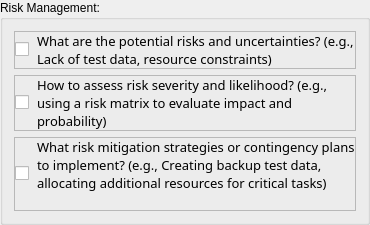
                      <widget class="QGroupBox" name="groupBox_6">
                       <property name="title">
                        <string>Risk Management:</string>
                       </property>
                       <layout class="QVBoxLayout" name="verticalLayout_14">
                        <item>
                         <widget class="QFrame" name="frame_13">
                          <property name="frameShape">
                           <enum>QFrame::StyledPanel</enum>
                          </property>
                          <property name="frameShadow">
                           <enum>QFrame::Raised</enum>
                          </property>
                          <layout class="QHBoxLayout" name="horizontalLayout_18">
                           <property name="spacing">
                            <number>8</number>
                           </property>
                           <property name="leftMargin">
                            <number>0</number>
                           </property>
                           <property name="topMargin">
                            <number>0</number>
                           </property>
                           <property name="rightMargin">
                            <number>0</number>
                           </property>
                           <property name="bottomMargin">
                            <number>0</number>
                           </property>
                           <item>
                            <widget class="QCheckBox" name="c19">
                             <property name="sizePolicy">
                              <sizepolicy hsizetype="Fixed" vsizetype="Fixed">
                               <horstretch>0</horstretch>
                               <verstretch>0</verstretch>
                              </sizepolicy>
                             </property>
                             <property name="text">
                              <string/>
                             </property>
                            </widget>
                           </item>
                           <item>
                            <widget class="QLabel" name="label_17">
                             <property name="font">
                              <font>
                               <family>Cascadia Mono</family>
                               <pointsize>10</pointsize>
                               <weight>50</weight>
                               <italic>false</italic>
                               <bold>false</bold>
                              </font>
                             </property>
                             <property name="text">
                              <string>What are the potential risks and uncertainties? (e.g., Lack of test data, resource constraints)</string>
                             </property>
                             <property name="wordWrap">
                              <bool>true</bool>
                             </property>
                            </widget>
                           </item>
                          </layout>
                         </widget>
                        </item>
                        <item>
                         <widget class="QFrame" name="frame_14">
                          <property name="frameShape">
                           <enum>QFrame::StyledPanel</enum>
                          </property>
                          <property name="frameShadow">
                           <enum>QFrame::Raised</enum>
                          </property>
                          <layout class="QHBoxLayout" name="horizontalLayout_19">
                           <property name="spacing">
                            <number>8</number>
                           </property>
                           <property name="leftMargin">
                            <number>0</number>
                           </property>
                           <property name="topMargin">
                            <number>0</number>
                           </property>
                           <property name="rightMargin">
                            <number>0</number>
                           </property>
                           <property name="bottomMargin">
                            <number>0</number>
                           </property>
                           <item>
                            <widget class="QCheckBox" name="c20">
                             <property name="sizePolicy">
                              <sizepolicy hsizetype="Fixed" vsizetype="Fixed">
                               <horstretch>0</horstretch>
                               <verstretch>0</verstretch>
                              </sizepolicy>
                             </property>
                             <property name="text">
                              <string/>
                             </property>
                            </widget>
                           </item>
                           <item>
                            <widget class="QLabel" name="label_18">
                             <property name="font">
                              <font>
                               <family>Cascadia Mono</family>
                               <pointsize>10</pointsize>
                               <weight>50</weight>
                               <italic>false</italic>
                               <bold>false</bold>
                              </font>
                             </property>
                             <property name="text">
                              <string>How to assess risk severity and likelihood? (e.g., using a risk matrix to evaluate impact and probability)</string>
                             </property>
                             <property name="wordWrap">
                              <bool>true</bool>
                             </property>
                            </widget>
                           </item>
                          </layout>
                         </widget>
                        </item>
                        <item>
                         <widget class="QFrame" name="frame_15">
                          <property name="frameShape">
                           <enum>QFrame::StyledPanel</enum>
                          </property>
                          <property name="frameShadow">
                           <enum>QFrame::Raised</enum>
                          </property>
                          <layout class="QHBoxLayout" name="horizontalLayout_20">
                           <property name="spacing">
                            <number>8</number>
                           </property>
                           <property name="leftMargin">
                            <number>0</number>
                           </property>
                           <property name="topMargin">
                            <number>0</number>
                           </property>
                           <property name="rightMargin">
                            <number>0</number>
                           </property>
                           <property name="bottomMargin">
                            <number>0</number>
                           </property>
                           <item>
                            <widget class="QCheckBox" name="c21">
                             <property name="sizePolicy">
                              <sizepolicy hsizetype="Fixed" vsizetype="Fixed">
                               <horstretch>0</horstretch>
                               <verstretch>0</verstretch>
                              </sizepolicy>
                             </property>
                             <property name="text">
                              <string/>
                             </property>
                            </widget>
                           </item>
                           <item>
                            <widget class="QLabel" name="label_19">
                             <property name="font">
                              <font>
                               <family>Cascadia Mono</family>
                               <pointsize>10</pointsize>
                               <weight>50</weight>
                               <italic>false</italic>
                               <bold>false</bold>
                              </font>
                             </property>
                             <property name="text">
                              <string>What risk mitigation strategies or contingency plans to implement? (e.g., Creating backup test data, allocating additional resources for critical tasks)
 </string>
                             </property>
                             <property name="wordWrap">
                              <bool>true</bool>
                             </property>
                            </widget>
                           </item>
                          </layout>
                         </widget>
                        </item>
                       </layout>
                      </widget>
